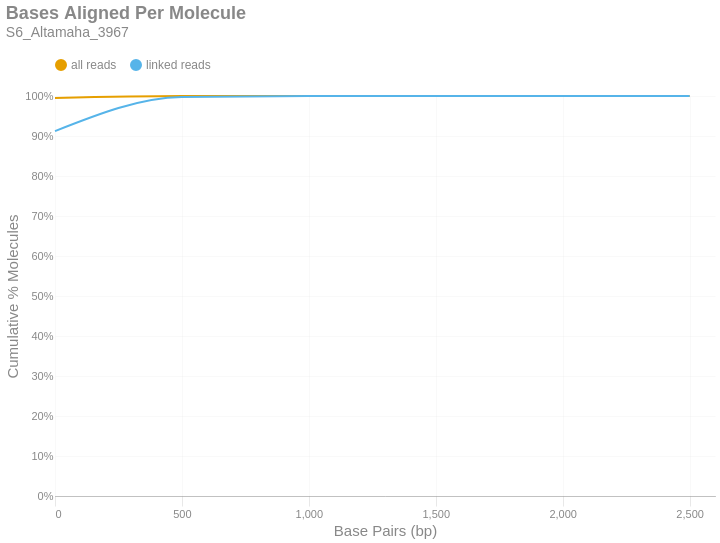

The code cell stored with this chart in its notebook:
### Markdown cell above
### Bases Aligned Per Molecule
This is a cumulative frequency distribution showing the number of base pairs aligned per unique molecule. These data are shown in 500 bp bins. There are two distributions: one with `all reads` (yellow) and another with only `linked reads` (blue). The percent of molecules in the `linked reads` distribution is relative to the total number of linked molecules.

### Code cell
if SKIPLR:
    print_html(f"Skipped")
else:
    binned_df = consolidated_hist(valids['aligned_bp'], mask, 500, True)
    with SafeRender(binned_df):
        (
            density_plot(binned_df, 'Bases Aligned Per Molecule', samplename, 'basesper')
            .encode(
                x=alt.X('bin:Q', title="Base Pairs (bp)").axis(tickMinStep=500).scale(padding=0),
                y=alt.Y('value:Q', title='Cumulative % Molecules')
                    .axis(format='%')
                    .scale(domain = [0,1])
                    .stack(False),
                color=alt.Color("key:N").scale(domain = ["all reads", "linked reads"]),
                tooltip = [
                    alt.Tooltip("key:N", title = "Data Type"),
                    alt.Tooltip("range_label:N", title="Bases Aligned Per Molecule"),
                    alt.Tooltip("value:Q", format = ".2%", title="% Molecules (Cum.)")
                ]
            )
        ).display()

### Figure 1 — Vega-Lite specification as saved in the notebook (floating-point values rounded to 4 significant figures)
{"width": "container", "height": 400, "config": {"title": {"anchor": "start", "dy": -15, "fontSize": 18, "color": "#888888", "subtitleColor": "#888888", "subtitleFontSize": 14}, "arc": {"fill": "#0072B2"}, "axis": {"domainColor": "#888888", "domainWidth": 0.5, "gridWidth": 0.2, "grid": false, "titleFontWeight": 400, "titleFontSize": 15, "labelFontSize": 11, "labelColor": "#888888", "tickColor": "#888888", "tickWidth": 0.2, "titleColor": "#888888"}, "axisBand": {"grid": false}, "axisX": {"grid": true, "tickSize": 10, "domainCap": "round"}, "axisY": {"domain": false, "grid": true, "tickSize": 0, "domainCap": "round"}, "background": "transparent", "header": {"labelFontSize": 15, "labelColor": "#888888", "titleFontSize": 15, "titleFontWeight": 600, "titleColor": "#888888"}, "legend": {"labelFont": "sans-serif", "labelFontSize": 12, "labelColor": "#888888", "symbolSize": 100, "symbolType": "circle", "titleFontSize": 12, "titlePadding": 10, "titleColor": "#888888", "title": null, "orient": "top"}, "range": {"category": ["#E69F00", "#56B4E9", "#009E73", "#F0E442", "#0072B2", "#D55E00", "#CC79A7", "#000000"], "diverging": ["#cfe8f3", "#a2d4ec", "#73bfe2", "#46abdb", "#1696d2", "#12719e"]}, "area": {"fill": "#0072B2", "fillOpacity": 0.7, "line": true, "strokeOpacity": 0.7}, "line": {"color": "#0072B2", "stroke": "#0072B2", "strokeWidth": 2}, "trail": {"color": "#0072B2", "stroke": "#0072B2", "strokeWidth": 0, "size": 1}, "point": {"filled": true, "fillOpacity": 1.0, "size": 95}, "text": {"color": "#888888", "fontSize": 11, "align": "right", "fontWeight": 400, "size": 11}, "bar": {"fill": "#0072B2", "stroke": null}, "view": {"stroke": null, "continuousWidth": 660, "continuousHeight": 400}}, "data": {"name": "data-2b332eab3eb50b74b9e08c5d5a0188d1"}, "mark": {"type": "line", "interpolate": "monotone", "point": {"opacity": 0, "size": 275}}, "encoding": {"color": {"field": "key", "scale": {"domain": ["all reads", "linked reads"]}, "type": "nominal"}, "tooltip": [{"field": "key", "title": "Data Type", "type": "nominal"}, {"field": "range_label", "title": "Bases Aligned Per Molecule", "type": "nominal"}, {"field": "value", "format": ".2%", "title": "% Molecules (Cum.)", "type": "quantitative"}], "x": {"axis": {"tickMinStep": 500}, "field": "bin", "scale": {"padding": 0}, "title": "Base Pairs (bp)", "type": "quantitative"}, "y": {"axis": {"format": "%"}, "field": "value", "scale": {"domain": [0, 1]}, "stack": false, "title": "Cumulative % Molecules", "type": "quantitative"}}, "params": [{"name": "param_c36ac31b6afebe62", "select": {"type": "point", "fields": ["key"]}, "bind": "legend"}], "title": {"text": "Bases Aligned Per Molecule", "subtitle": "S6_Altamaha_3967"}, "transform": [{"fold": ["all reads (cumsum)", "linked reads (cumsum)"]}, {"calculate": "replace(datum.key, ' (cumsum)', '')", "as": "key"}, {"filter": {"param": "param_c36ac31b6afebe62"}}], "usermeta": {"embedOptions": {"downloadFileName": "S6_Altamaha_3967.basesper"}}, "$schema": "https://vega.github.io/schema/vega-lite/v6.1.0.json", "datasets": {"data-2b332eab3eb50b74b9e08c5d5a0188d1": [{"bin": "0.0", "interval": "0.0-500.0", "all reads": 0.9952, "linked reads": 0.9123, "all reads (cumsum)": 0.9952, "linked reads (cumsum)": 0.9123, "range_label": "0-499"}, {"bin": "500.0", "interval": "500.0-1000.0", "all reads": 0.00465, "linked reads": 0.08515, "all reads (cumsum)": 0.9998, "linked reads (cumsum)": 0.9975, "range_label": "500-999"}, {"bin": "1000.0", "interval": "1000.0-1500.0", "all reads": 0.0001356, "linked reads": 0.002253, "all reads (cumsum)": 1.0, "linked reads (cumsum)": 0.9997, "range_label": "1000-1499"}, {"bin": "1500.0", "interval": "1500.0-2000.0", "all reads": 1.212e-05, "linked reads": 0.0002105, "all reads (cumsum)": 1.0, "linked reads (cumsum)": 1.0, "range_label": "1500-1999"}, {"bin": "2000.0", "interval": "2000.0-2500.0", "all reads": 1.914e-06, "linked reads": 3.095e-05, "all reads (cumsum)": 1.0, "linked reads (cumsum)": 1.0, "range_label": "2000-2499"}, {"bin": "2500.0", "interval": "2500.0-3000.0", "all reads": 1.276e-06, "linked reads": 1.857e-05, "all reads (cumsum)": 1.0, "linked reads (cumsum)": 1.0, "range_label": "2500-2999"}]}}
